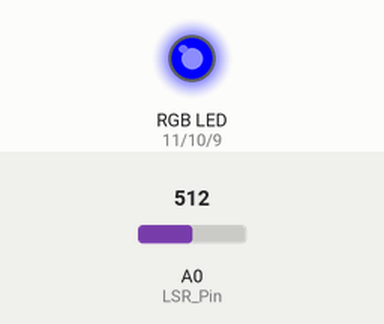
This sketch was run on a simulated Arduino Uno, built with avr-gcc and run on an emulated ATmega328P. Shown: an RGB LED mixed from three pins (HIGH = lit). Inputs (shaded band) come from the test bench; at power-on: A0 (LSR_Pin) = 512. Dim RGB values are drawn brighter than linear; what the sketch prints to the serial monitor is not drawn.

Above: at 0.05 s.
At 1.75 s:
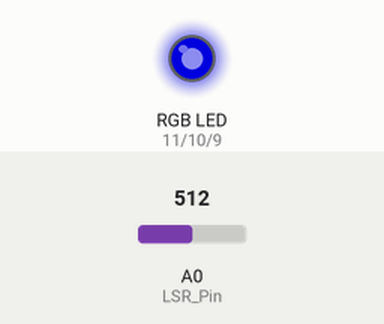
At 3.5 s:
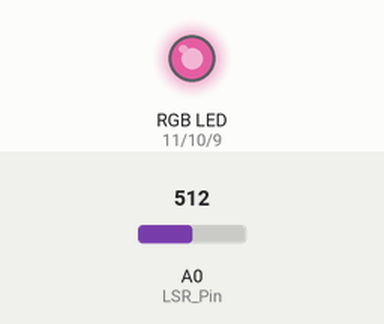
At 7.0 s:
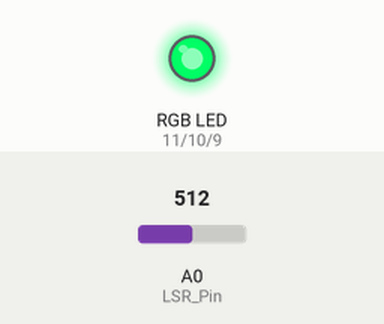
At 10.5 s:
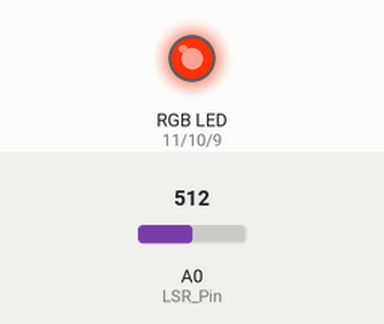
At 14.0 s:
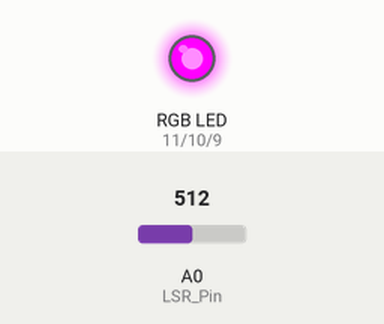
Timing chart, 0 to 18.2 s (numbered marks = the images above):
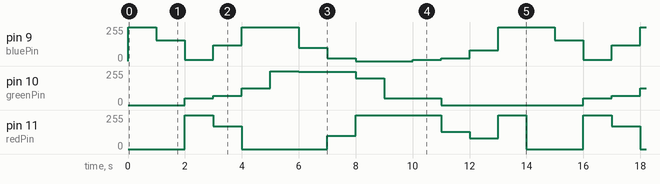

The sketch:

small_project_1_backup.ino
```cpp
//int LSR_Pin = A0;
//int sensorValue = 0;

int LSR_Pin = A0;
int sensorValue = 0;

float redPin = 11;
float greenPin = 10;
float bluePin = 9;

int duration = 0;


void setup() {

 pinMode(redPin, OUTPUT);
 pinMode(greenPin, OUTPUT);
 pinMode(bluePin, OUTPUT);
 Serial.begin(9600);

}

void loop() {
 sensorValue = analogRead(LSR_Pin);
 Serial.println(sensorValue);


  //RGB_color(255, 0, 0); // Red
  //delay(1000);
  //RGB_color(0, 255, 0); // Green // not needed
  //delay(1000);
  //RGB_color(0, 0, 255); // Blue // dark blue
  //delay(1000);
  //RGB_color(255, 255, 125); // Raspberry
  //delay(1000);
  //RGB_color(0, 255, 255); // Cyan
  //delay(1000);
  //RGB_color(255, 0, 255); // Magenta
  //delay(1000);
  //RGB_color(255, 255, 0); // Yellow
  //delay(1000);
  //RGB_color(255, 255, 255); // White
  //delay(1000);
  // RGB_color(255, 50, 0) // Orange
  // RGB_color(0, 255, 155) // Pink
  // RGB_color (80, 0, 80) // Purple


 //setColor(255, 50, 0);
setColor(0, 0, 255); // "dark blue"
 delay(1000);
 setColor(0, 0, 155); // "blue"
  delay(1000);
setColor(255, 50, 10); // light peachy pink
delay(1000);
setColor(170, 70, 120); // light peachy purple
delay(1000);
 setColor(0, 127, 255); // Dim Cyan // "light blue"
 delay(1000);
setColor(0, 255, 255); // Cyan // "light blue"
  delay(1000);
 setColor(0, 250, 100); //transition blue
 delay(1000);
 setColor(100, 250, 20); //transition yellow
  delay(1000);
setColor(255, 200, 0); // True Yellow
 delay(1000);
 setColor(255, 50, 0); // Orange
 delay(1000);
 setColor(255, 50, 10); // light peachy pink
  delay(1000);
//better transition
 setColor(130, 0, 20); //pink
  delay(1000);
  //setColor(255, 0, 0); //red
  //delay(1000);
setColor(80, 0, 80); // "light purple"
delay(1000);
  setColor(255, 0, 255); // "dark purple"
  delay(1000);
  //setColor(0, 0, 255); // "dark blue"
  //delay(5000);
  //setColor(170, 70, 120); // light peachy pink
}


void setColor(int red, int green, int blue) {
  analogWrite(redPin, red);
  analogWrite(greenPin, green);
  analogWrite(bluePin, blue);
}
```

Measured:
- by itself, pin 10 (greenPin): repeats every 14.0 s: 70/255 1.0 s, 127/255 1.0 s, 255/255 1.0 s, 250/255 2.0 s, 200/255 1.0 s, 50/255 2.0 s, 0/255 5.0 s, 50/255 1.0 s
- by itself, pin 11 (redPin): repeats every 14.0 s: 170/255 1.0 s, 0/255 3.0 s, 100/255 1.0 s, 255/255 3.0 s, 130/255 1.0 s, 80/255 1.0 s, 255/255 1.0 s, 0/255 2.0 s, 255/255 1.0 s
